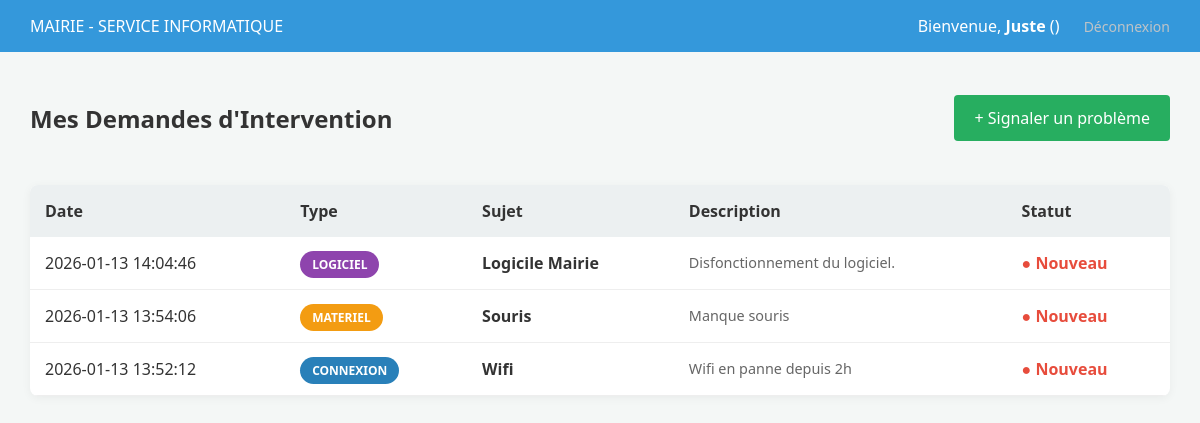
Before: /mairie/dashboard (signed in) with the older database file.
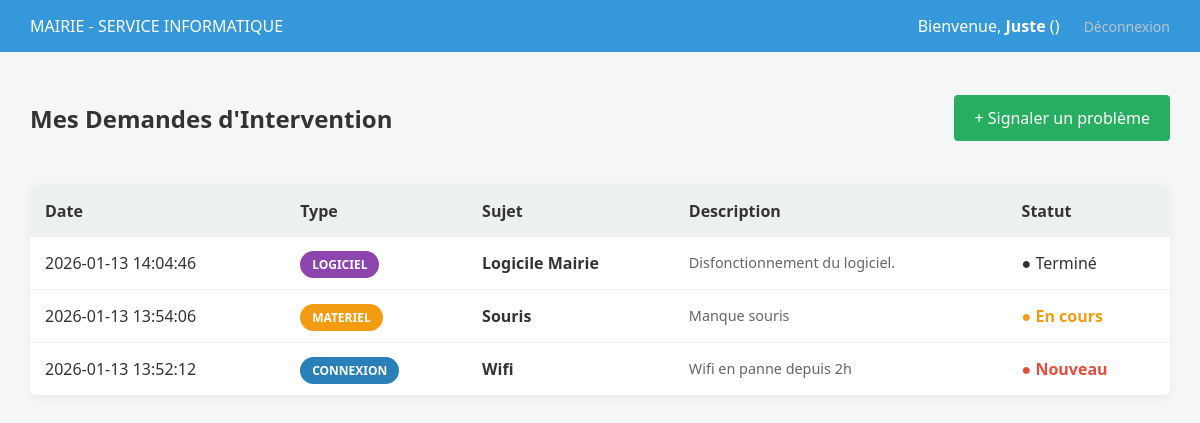
After: the same page with the newer database file.
### tables this page shows
CREATE TABLE usager (
    id INTEGER PRIMARY KEY AUTOINCREMENT,
    nom TEXT NOT NULL,
    prenom TEXT NOT NULL,
    email TEXT NOT NULL UNIQUE,
    mdp TEXT NOT NULL,
    role TEXT, -- Accepté comme NULL maintenant
    service TEXT,
    specialite TEXT,
    mairie_id INTEGER,
    prestataire_id INTEGER
);

CREATE TABLE ticket (
    id INTEGER PRIMARY KEY AUTOINCREMENT,
    titre TEXT NOT NULL,
    description TEXT,
    type_prestation TEXT NOT NULL, -- 'connexion', 'materiel', 'logiciel', 'securite'
    statut TEXT DEFAULT 'Nouveau',
    date_creation DATETIME DEFAULT CURRENT_TIMESTAMP,
    createur_id INTEGER NOT NULL,
    admin_id INTEGER, technicien_id INTEGER, duree TEXT, contrat TEXT,
    FOREIGN KEY (createur_id) REFERENCES "usager_old"(id),
    FOREIGN KEY (admin_id) REFERENCES "usager_old"(id)
);

### app.py (the view)
@app.route('/mairie/dashboard')
@login_required
def espace_mairie():
    conn = get_db_connection()
    mes_tickets = conn.execute('SELECT *, strftime("%d/%m/%Y", date_creation) as date_formatee FROM ticket WHERE createur_id = ? ORDER BY date_creation DESC',
                               (current_user.id,)).fetchall()
    conn.close()
    return render_template('espace_mairie.html', tickets=mes_tickets)

### app.py (called while the page is built)
def get_db_connection():
    conn = sqlite3.connect('mairie.db')
    conn.row_factory = sqlite3.Row
    return conn

@login_manager.user_loader
def load_user(user_id):
    conn = get_db_connection()
    u = conn.execute('SELECT * FROM usager WHERE id = ?', (user_id,)).fetchone()
    conn.close()
    if u:
        return Usager(u['id'], u['nom'], u['prenom'], u['role'], u['mairie_id'])
    return None

### templates/espace_mairie.html (shortened to what this page needs)
<!DOCTYPE html>
<html lang="fr">
<head>
    <link rel="stylesheet" href="{{ url_for('static', filename='css/style.css') }}">
</head>
<body>
    <header class="admin-header" style="background-color: #3498db;">
        <div class="logo">MAIRIE - SERVICE INFORMATIQUE</div>
        <div class="user-info">
            <span>Bienvenue, <strong>{{ current_user.prenom }}</strong> ({{ current_user.service }})</span>
            <a href="{{ url_for('logout') }}" class="btn-logout" style="margin-left: 20px;">Déconnexion</a>
        </div>
    </header>
    <div class="dashboard-container">
        <div style="display: flex; justify-content: space-between; align-items: center; margin-bottom: 30px;">
            <h2>Mes Demandes d'Intervention</h2>
            <a href="{{ url_for('nouveau_ticket') }}" class="btn-action" style="background-color: #27ae60; padding: 12px 20px; font-size: 16px;">
                + Signaler un problème
            </a>
        </div>
        <table>
            <thead>
                <tr>
                    <th>Date</th>
                    <th>Type</th>
                    <th>Sujet</th>
                    <th>Description</th>
                    <th>Statut</th>
                </tr>
            </thead>
            <tbody>
                {% for ticket in tickets %}
                <tr>
                    <td>{{ ticket['date_creation'] }}</td>
                    <td>
                        <span class="badge {{ ticket['type_prestation'] }}">
                            {{ ticket['type_prestation'] }}
                        </span>
                    </td>
                    <td><strong>{{ ticket['titre'] }}</strong></td>
                    <td style="max-width: 300px; color: #666; font-size: 0.9em;">
                        {{ ticket['description'] }}
                    </td>
                    <td>
                        <span class="status-{{ ticket['statut'].lower().replace(' ', '') }}">
                            ● {{ ticket['statut'] }}
                        </span>
                    </td>
                </tr>
                {% else %}
                <tr>
                    <td colspan="5" style="text-align: center; padding: 50px; color: #999;">
                        Vous n'avez soumis aucun ticket pour le moment.
                    </td>
                </tr>
                {% endfor %}
            </tbody>
        </table>
    </div>
</body>
</html>

### static/css/style.css (style rules this page uses)
:root { --admin-dark: #2c3e50; --admin-blue: #34495e; --mairie-blue: #3498db; --success: #27ae60; --danger: #e74c3c; --warning: #f39c12; --bg-light: #f4f7f6; --text-dark: #333; }
body { font-family: 'Segoe UI', Tahoma, Geneva, Verdana, sans-serif; background-color: var(--bg-light); color: var(--text-dark); margin: 0; }
.admin-header { background: var(--admin-dark); color: white; padding: 15px 30px; display: flex; justify-content: space-between; align-items: center; }
.dashboard-container { padding: 30px; }
table { width: 100%; background: white; border-collapse: collapse; border-radius: 8px; overflow: hidden; box-shadow: 0 2px 10px rgba(0,0,0,0.05); }
th { background-color: #ecf0f1; padding: 15px; text-align: left; }
td { padding: 15px; border-bottom: 1px solid #eee; }
.badge { padding: 5px 12px; border-radius: 20px; font-size: 12px; font-weight: bold; color: white; text-transform: uppercase; }
.connexion { background-color: #2980b9; }
.materiel { background-color: #f39c12; }
.logiciel { background-color: #8e44ad; }
.status-nouveau { color: var(--danger); font-weight: bold; }
.status-encours { color: var(--warning); font-weight: bold; }
.btn-logout { color: #bdc3c7; text-decoration: none; font-size: 14px; }
.btn-action { padding: 6px 12px; background: var(--admin-blue); color: white; text-decoration: none; border-radius: 4px; font-size: 13px; }

Changed rows visible on the page:
changed ticket "Logicile Mairie": statut "Nouveau" → "Terminé"
changed ticket "Souris": statut "Nouveau" → "En cours"
